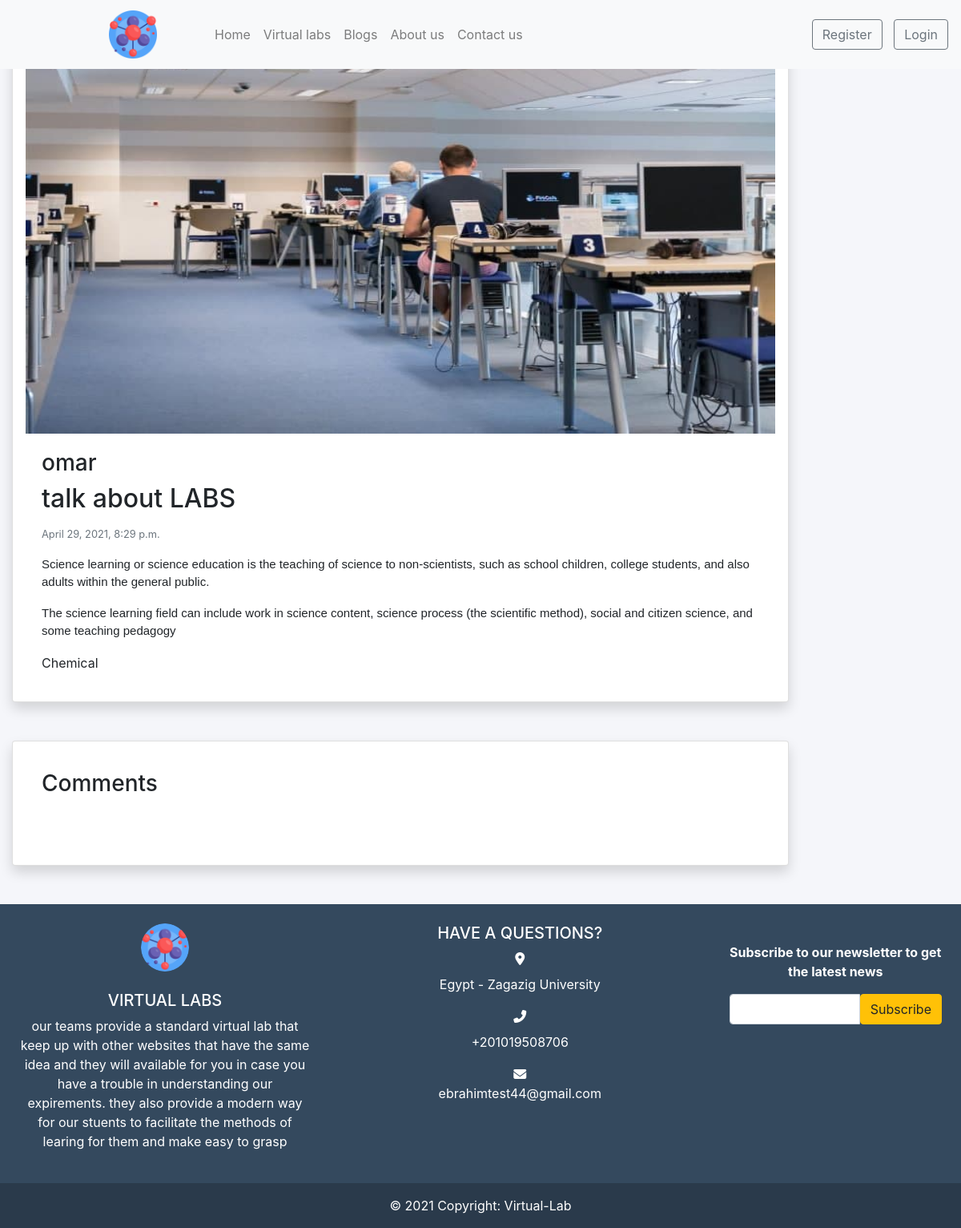
Page /blog/post1 on the committed database.
### settings/models.py (models this page shows, shortened)
class Website(models.Model):
   name = models.CharField(max_length=100)
   description = models.TextField(max_length=1000)
   phone = models.CharField(max_length=20)
   Address = models.CharField(max_length=100)
   email = models.EmailField(max_length=254)
   logo = models.ImageField(upload_to='images/')
   fb_link = models.URLField(max_length=200)
   twitter_link = models.URLField(max_length=200)
   instagram_link = models.URLField(max_length=200)

### blog/models.py (models this page shows, shortened)
class Post(models.Model):
    author = models.ForeignKey(User, related_name='post_author', on_delete=models.CASCADE)
    category = models.ForeignKey('Category', related_name='post_category', on_delete=models.CASCADE)
    title = models.CharField(max_length=50)
    image = models.ImageField(upload_to='images/')
    created_at = models.DateTimeField(default=timezone.now)
    description = models.TextField(max_length=20000)
    tags = TaggableManager() # tags from external package
    slug = models.SlugField(null=True, blank=True)
    def get_absolute_url(self):
        return reverse('blog:post_detail',args=[str(self.slug)])

class Category(models.Model):
    name = models.CharField(max_length=50)
    def __str__(self):
        return self.name

### blog/views.py (the view)
# urls.py: path('<slug:slug>',views.PostDetail.as_view(),name='post_detail'),
class PostDetail(DetailView):
    model = Post
    def get_context_data(self, **kwargs): # return another data
        context = super().get_context_data(**kwargs)
        context["subscriber_form"] = SubscriberForm()
        return context

### settings/forms.py
class SubscriberForm(forms.Form):
    email = forms.EmailField(label='',
                             max_length=100,
                             widget=forms.EmailInput(attrs={'class': 'form-control'}))

### blog/templates/blog/post_detail.html (shortened to what this page needs)
{% extends "base.html" %}
{% load static %}
{% block body %}
<section class="Blogs1">
  <div class="container-fluid MovingLeft">
    <div class="row">
      <div class="col-lg-10 col-md-12 col-sm-12 ">
        <br />
        <div class="card mb-3 shadow p-3 mb-5 bg-white rounded">
          <img src="{{post.image.url}}" class="card-img-top" alt="Logo" height="500px;">
          <div class="card-body">
            <h3>{{post.author}}</h3>
            <h2 class="card-title">{{post.title}}</h2>
            <p class="card-text"><small class="text-muted">{{post.created_at}}</small></p>
            <p class="card-text">
              {{post.description|safe}}
            </p>
            <tag>{{post.category}}</tag>
          </div>
        </div>
        <div class="card mb-3 shadow p-3 mb-5 bg-white rounded">
          <div class="card-body">
            <h3 class="mb-5"> Comments</h3>
          </div>
        </div>
      </div>
    </div>
  </div>
</section>
{% endblock body %}

### templates/base.html (shortened to what this page needs)
{% load static %}
{% url 'contact:contact' as contact %}
{% url 'accounts:profile' as profile %}
<!doctype html>
<html lang="en">
<head>
    <link rel="stylesheet" href="https://cdn.jsdelivr.net/npm/bootstrap@4.6.0/dist/css/bootstrap.min.css"
>
    <link rel="stylesheet" href="{% static 'wowJs/css/libs/animate.css' %}" />
    <link rel="stylesheet" href="https://cdnjs.cloudflare.com/ajax/libs/animate.css/4.1.1/animate.min.css" />
    <link rel="stylesheet" href="{% static 'css/style.css' %}">
</head>
<body>
    <nav class="navbar navbar-expand-lg navbar-light bg-light fixed-top ">
        <a class="navbar-brand margin-left Left" href="#"><img src="{{myfooter.logo.url}}"
                style="width: 60px; height:60px" alt="Taleen"></a>
        <div class="collapse navbar-collapse " id="navbarSupportedContent">
            <ul class="navbar-nav mr-auto ml-5 underline Left control flex-md-shrink-0 " style="margin-trim: 0;">
                <li class="nav-item ">
                    <a class="nav-link " href="/">Home <span class="sr-only">(current)</span></a>
                </li>
                <li class="nav-item ">
                    <a class="nav-link" href="{% url 'labs:lab_list' %}">Virtual labs</a>
                </li>
                <li class="nav-item ">
                    <a class="nav-link " href="{% url 'blog:post_list' %}">Blogs</a>
                </li>
                <li class="nav-item ">
                    <a class="nav-link" href="{% url 'about:about' %}">About us</a>
                </li>
                <li class="nav-item ">
                    <a class="nav-link" href="{% url 'contact:contact' %}">Contact us</a>
                </li>
            </ul>
            {% if request.user.is_authenticated %}
            <li class="nav-item dropdown adjusting dropdown-menu-right dropdown-menu-lg-left"
                style="list-style-type: none; padding-right: 80px;">
                <a class="nav-link dropdown-toggle" style="color: #8da3a5;" href="#" id="navbarDropdown" role="button"
                    data-toggle="dropdown" aria-haspopup="true" aria-expanded="false">
                    <i class="fas fa-user-circle "></i>
                </a>
                <div class="dropdown-menu" style="background-color: #ecf0f1;" aria-labelledby="navbarDropdown">
                    <a class="dropdown-item" href="{% url 'accounts:profile' %}">profile</a>
                    <a class="dropdown-item" href="{% url 'about:FAQ' %}">FAQ</a>
                    <div class="dropdown-divider"></div>
                    <a class="dropdown-item" href="{% url 'logout' %}">log out</a>
                </div>
            </li>
            {% else %}
            <div class="my-2 my-lg-0 ">
                <a href="{% url 'accounts:signup' %}" class="btn btn-outline-secondary my-2 my-sm-0" role="button"
                    aria-pressed="true" target="_blank">Register</a>
                <a href="{% url 'login' %}" class="btn btn-outline-secondary myMoving" role="button" aria-pressed="true"
                    target="_blank">Login</a>
            </div>
            {% endif %}
        </div>
    </nav>
    {% block body %}{% endblock body %}
    <footer class="bg-footer text-white text-center text-lg-start ">
        <div class=" p-4">
            <div class="row">
                <div class="col-lg-4 col-md-12 mb-4 mb-md-0">
                    <img src="{% static 'images/molecule.png' %}" class="rounded-circle" alt="logo"
                        style="width: 60px; height:60px">
                    <br /> <br />
                    <h5 class="text-uppercase ">{{myfooter.name}}</h5>
                    <p>
                        {{myfooter.description}}
                    </p>
                </div>
                <div class="col-lg-5 col-md-6 mb-4 mb-md-0">
                    <h5 class="">HAVE A QUESTIONS?</h5>
                    <div class="">
                        <i class="fas fa-map-marker-alt "></i>
                        <div class="media-body">
                            <p>{{myfooter.Address}}</p>
                        </div>
                    </div>
                    <div class="">
                        <i class="fas fa-phone-alt"></i>
                        <div class="media-body">
                            <p>{{myfooter.phone}}</p>
                        </div>
                    </div>
                    <div class="">
                        <i class="fas fa-envelope"></i>
                        <div class="media-body">
                            <p>{{myfooter.email}}</p>
                        </div>
                    </div>
                </div>
                <div class="col-lg-3 col-md-6 mb-4 mb-md-0 mt-0">
                    <br />
                    <p class=""><strong>Subscribe to our newsletter to get the latest news</strong></p>
                    <form id="subscribe_form_id" method="POST" action="{% url 'home:subscribe' %}" novalidate>
                        <div class="input-group ">
                            {{ subscriber_form }}
                            <button class="btn btn-warning" type="submit">Subscribe</button>
                        </div>
                    </form>
                </div>
            </div>
        </div>
        <div class="text-center p-3" style="background-color: rgba(0, 0, 0, 0.2)">
            © 2021 Copyright:
            <a class="text-white" href="/">Virtual-Lab</a>
        </div>
    </footer>
</body>
</html>

### static/css/style.css (style rules this page uses)
.MovingLeft { justify-content: center; background-color: #f5f6fa; }
img { vertical-align: middle; border: 0px }
.myMoving { margin-left: 10px; }
.margin-left { margin-left: 120px; }
.bg-footer { background-color: #34495e; }
html { scroll-behavior: smooth; }
html, body { overflow-x: hidden; }
body { position: relative; }

### rows in the picture
Website: logo (picture), name "VIRTUAL LABS", description "our teams provide a standard virtual lab that keep up with other websites that have the same idea and they will available for you in case you have a trouble in understanding our expirements. they also provide a modern way for our stuents to facilitate the methods of learing for them and make easy to grasp", Address "Egypt - Zagazig University", phone "+201019508706", email "ebrahimtest44@gmail.com"
Post: image (picture), author "omar", title "talk about LABS", created_at "April 29, 2021, 8:29 p.m.", description "Science learning or science education is the teaching of science to non-scientists, such as school children, college students, and also adults within the general public. The science learning field can include work in science content, science process (the scientific method), social and citizen science, and some teaching pedagogy", category "Chemical"
